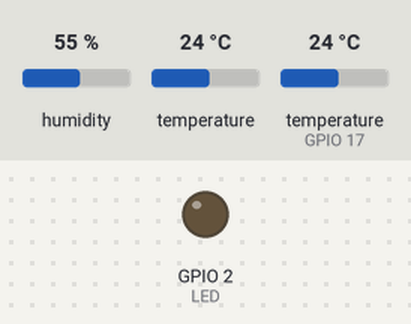
Simulated run of this sketch. Board: ESP32. Parts: output pins drawn as LEDs (lit = HIGH). The inputs (shaded band) are chosen by the test bench; at power-on: humidity 55 %, temperature 24 °C, temperature (sensor on GPIO 17) 24 °C. WiFi joins after 1.5 s; servers stay silent unless stated; network time is answered at once with the bench clock; the local clock reads 2024-03-15 10:24:30 at power-on unless the sketch sets it; storage starts empty; what the sketch prints to the serial monitor is not drawn.

Above: at 4.0 s.
At 6.58 s:
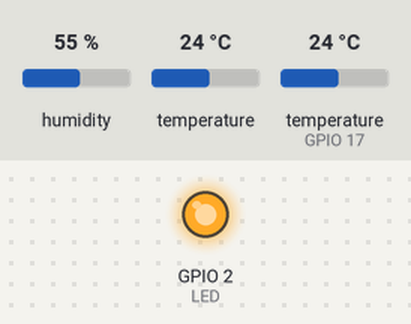
Timing chart, 0 to 8.1 s (numbered marks = the images above):
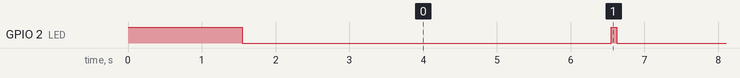

The sketch:

Compare_DHT-11_BMP180.ino
```cpp
/*
  The circuit:
  Warning LED on pin 2
  DHT-11 on pin 17
  SD card attached to SPI bus as follows:
  ** MOSI - pin 23
  ** MISO - pin 19
  ** CLK - pin 18
  ** CS - pin 5 (for MKRZero SD: SDCARD_SS_PIN)
  BMP180 attached to I2C as follows:
  ** SDA - pin 4
  ** SCL - pin 15
*/

#include <SPI.h>
#include <SD.h>
#include "DHT.h"
#include <WiFi.h>
#include <NTPClient.h>
#include <WiFiUdp.h>
#include <Wire.h>
#include <Adafruit_BMP085.h>

Adafruit_BMP085 bmp;
WiFiUDP ntpUDP;
NTPClient timeClient(ntpUDP);

const int SD_CS = 5;
int i = 0;
const int LED = 2;
const int DHTPin = 17;
DHT dht(DHTPin, DHT11);
String myfile = "/Comparison_log.txt";

const char* ssid = "Nicklamda";
const char* password = "andronikos";

void setup() {

  pinMode(LED, OUTPUT);
  digitalWrite(LED, HIGH); // Setup starting

  Wire.begin(4, 15);

  // Open serial communications
  Serial.begin(115200);

  // Connect to the Network via WiFi and initialize Wifi Serial
  WiFi.mode(WIFI_STA);
  Serial.print("Connecting to WiFi ");   Serial.print(ssid);
  WiFi.begin(ssid, password);
  while (WiFi.status() != WL_CONNECTED) {
    Serial.print(".");
    delay(500);
  }
  Serial.print("..connected! IP Address: ");  Serial.println(WiFi.localIP());
  // Connect to the NTP client over the internet
  Serial.print("Connecting to NTP client...");
  timeClient.begin();
  timeClient.setTimeOffset(10800);
  Serial.println("connected.");

  // Initialize DHT
  Serial.print("Initializing DHT sensor...");
  dht.begin();
  Serial.println("DHT initialized.");

  if (!bmp.begin()) {
    Serial.println("Could not find a valid BMP085 sensor, check wiring!");
    while (1) {}
  }

  // Initialize the card
  Serial.print("Initializing SD card...");
  SD.begin(SD_CS);
  if (!SD.begin(SD_CS)) {
    Serial.println("initialization failed.");
  }
  else {
    Serial.println("card initialized.");
  }

  digitalWrite(LED, LOW); // Setup complete

}

void loop() {
  delay(5000);
  digitalWrite(LED, HIGH); // data logging starting
  i++;
  // Get the Date and time. The date will be the file name
  while (!timeClient.update()) {
    timeClient.forceUpdate();
  }
  String formattedDate = timeClient.getFormattedDate();
  String timeStamp = extractTime(formattedDate);      // We need to extract date and time
  String dataString = "ID: " + format3Digits(i) + " at " + timeStamp + " || ";

  File dataFile = SD.open(myfile, FILE_APPEND);
  float t1 = dht.readTemperature();
  dataString += "DHT-11 measurement: " + String(t1);
  float t2 = bmp.readTemperature();
  dataString += " | BMP180 measurement: " + String(t2);

  if (dataFile) {                  // if the file is available, write to it:
    dataFile.println(dataString);
    dataFile.close();
    Serial.println("Wrote in " + myfile + " -> " + dataString); // print to the serial port
    digitalWrite(LED, LOW); // data logging complete
  }
  else {                           // if the file isn't open, pop up an error:
    Serial.println("Error opening " + myfile);
  }
}

String extractTime(String formattedDate) {
  int splitT = formattedDate.indexOf("T");
  return formattedDate.substring(splitT + 1, formattedDate.length() - 1);
}

String format3Digits(int i) {
  if (i < 10) {
    return "00" + String(i);
  }
  else if (i < 100) {
    return "0" + String(i);
  }
  else {
    return String(i);
  }
}
```

Measured:
- by itself, GPIO 2 (LED): alternates HIGH for 0.04 s and LOW for 5.0 s
